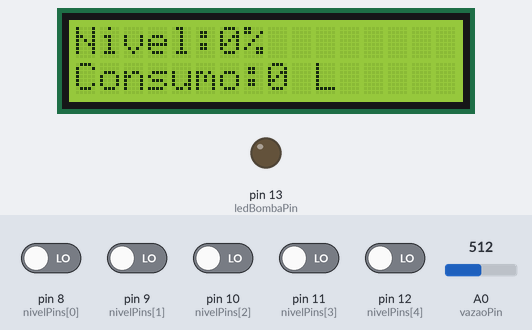
This program was run on a simulated Arduino Uno, built with avr-gcc and run on an emulated ATmega328P. Shown: 16×2 character LCD, output pins drawn as LEDs (lit = HIGH). The inputs (shaded band) are chosen by the test bench; at power-on: pin 8 (nivelPins[0]), pin 9 (nivelPins[1]), pin 10 (nivelPins[2]), pin 11 (nivelPins[3]), pin 12 (nivelPins[4]) LOW, A0 (vazaoPin) = 512. EEPROM starts erased.

Above: at 1.2 s.
1.3 s: pin 9 (nivelPins[1]) driven HIGH
At 2.7 s:
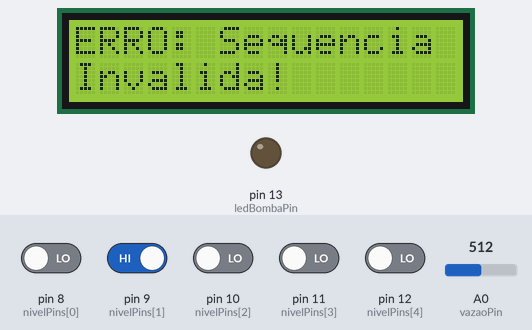
4.4 s: pin 8 (nivelPins[0]) driven HIGH
At 5.1 s:
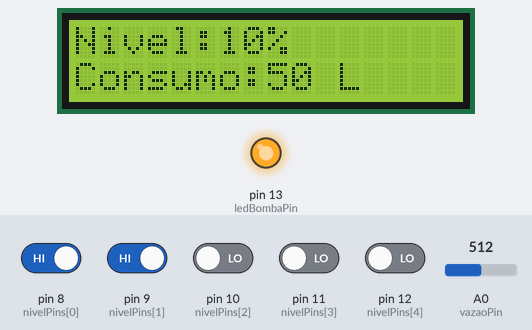
7.5 s: pin 10 (nivelPins[2]) driven HIGH
At 8.4 s:
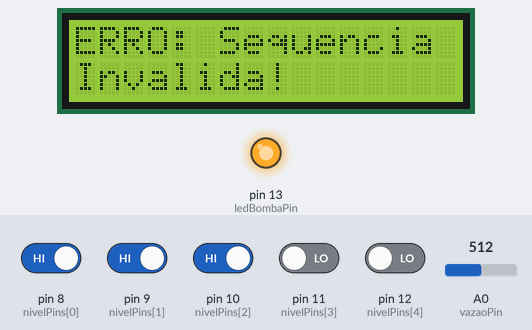
10.6 s: A0 (vazaoPin) set to 490
At 11.4 s:
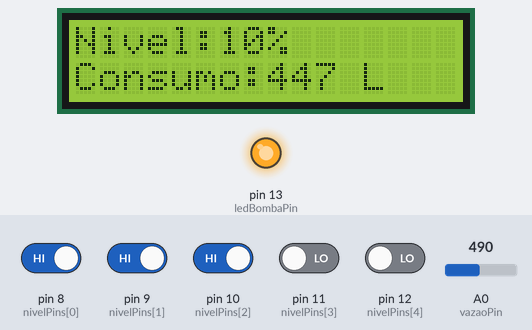
13.0 s: A0 (vazaoPin) set to 510
At 13.5 s:
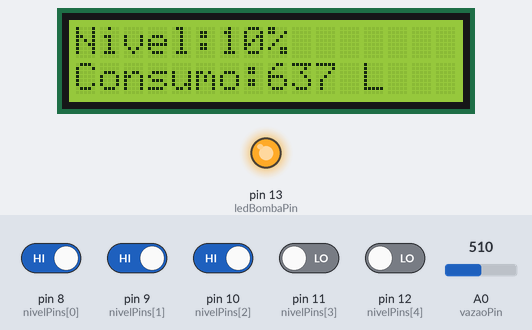
15.1 s: A0 (vazaoPin) set to 381
At 15.6 s:
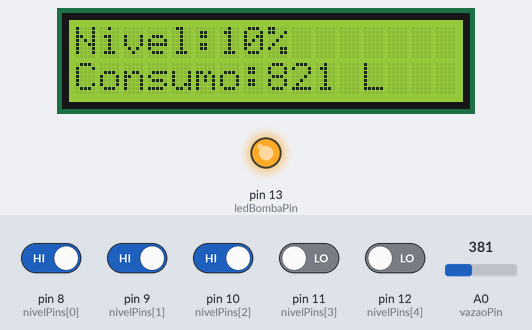
17.2 s: A0 (vazaoPin) set to 351
Timing chart, 0 to 20.2 s (numbered marks = the images above; inputs shaded):
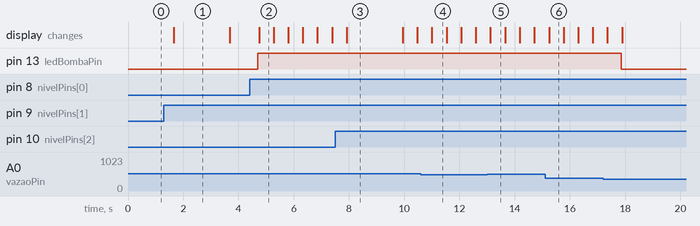

The program:

main.cpp
```cpp
#include <Wire.h>
#include <LiquidCrystal_I2C.h>
#include <EEPROM.h>

LiquidCrystal_I2C lcd(0x27, 16, 2);

int nivelPins[5] = {8, 9, 10, 11, 12};
int vazaoPin = A0;
int ledBombaPin = 13;

long consumo = 0;
bool enchendo = false;
bool esvaziando = false;

int nivelAlvo = 0;

// Variável para a "Detecção de Borda" dos botões
bool estadoAnterior[5] = {LOW, LOW, LOW, LOW, LOW};

// EEPROM endereços e controlo de tempo
int addrConsumo = 0;
int addrNivel = 10;
unsigned long tempoUltimoSave = 0;

void setup() {
  lcd.init();
  lcd.backlight();
  Serial.begin(9600);

  for(int i = 0; i < 5; i++){
    pinMode(nivelPins[i], INPUT);
  }

  pinMode(ledBombaPin, OUTPUT);
  digitalWrite(ledBombaPin, LOW);

  // Recupera dados guardados da memória
  EEPROM.get(addrConsumo, consumo);
  EEPROM.get(addrNivel, nivelAlvo);

  // Trava de segurança: Se a memória estiver corrompida ou virgem de fábrica
  if(consumo < 0 || consumo > 10000 || nivelAlvo < 0 || nivelAlvo > 100){
    consumo = 0;
    nivelAlvo = 0;
  }
}

void loop() {
  int novoNivel = 0;

  // 1. LEITURA DOS BOTÕES (Apenas no clique)
  for(int i = 0; i < 5; i++){
    bool estadoAtual = digitalRead(nivelPins[i]);

    if(estadoAtual == HIGH && estadoAnterior[i] == LOW){
      switch(i + 1){
        case 1: novoNivel = 10; break;
        case 2: novoNivel = 30; break;
        case 3: novoNivel = 50; break;
        case 4: novoNivel = 70; break;
        case 5: novoNivel = 90; break;
      }
    }
    estadoAnterior[i] = estadoAtual;
  }

  // 2. LÓGICA DE DEFINIR ALVO OU PAUSAR
  if(novoNivel > 0){

    // PAUSAR OU RETOMAR O NÍVEL ATUAL
    if(novoNivel == nivelAlvo){
      long metaLitros = nivelAlvo * 100;
      if (consumo < metaLitros) {
        enchendo = !enchendo;
      } else if (consumo > metaLitros) {
        esvaziando = !esvaziando;
      }
    }

    // AVANÇAR DE NÍVEL (Subindo)
    else if(novoNivel > nivelAlvo){

      int nivelAnteriorNecessario = 0;
      switch(novoNivel){
        case 10: nivelAnteriorNecessario = 0; break;
        case 30: nivelAnteriorNecessario = 10; break;
        case 50: nivelAnteriorNecessario = 30; break;
        case 70: nivelAnteriorNecessario = 50; break;
        case 90: nivelAnteriorNecessario = 70; break;
      }

      long litrosNecessarios = nivelAnteriorNecessario * 100;

      if (nivelAlvo == nivelAnteriorNecessario && consumo >= litrosNecessarios) {
        nivelAlvo = novoNivel;
        enchendo = true;
        esvaziando = false;
      } else {
        lcd.clear();
        lcd.setCursor(0,0);
        lcd.print("ERRO: Sequencia");
        lcd.setCursor(0,1);
        lcd.print("Invalida!");
        delay(2000);
        return;
      }
    }

    // RETROCEDER DE NÍVEL (Esvaziando)
    else if(novoNivel < nivelAlvo){

      int nivelAcimaNecessario = 0;
      switch(novoNivel){
        case 70: nivelAcimaNecessario = 90; break;
        case 50: nivelAcimaNecessario = 70; break;
        case 30: nivelAcimaNecessario = 50; break;
        case 10: nivelAcimaNecessario = 30; break;
      }

      long litrosNecessarios = nivelAcimaNecessario * 100;

      if (nivelAlvo == nivelAcimaNecessario && consumo <= litrosNecessarios) {
        nivelAlvo = novoNivel;
        esvaziando = true;
        enchendo = false;
      } else {
        lcd.clear();
        lcd.setCursor(0,0);
        lcd.print("ERRO: Sequencia");
        lcd.setCursor(0,1);
        lcd.print("Invalida!");
        delay(2000);
        return;
      }
    }
  }

  long metaLitros = nivelAlvo * 100;

  // 3. CALCULAR CONSUMO
  if(enchendo){
    int vazao = analogRead(vazaoPin);
    int incremento = map(vazao, 0, 1023, 0, 100);
    consumo += incremento;
  }
  else if (esvaziando){
    int vazao = analogRead(vazaoPin);
    int incremento = map(vazao, 0, 1023, 0, 100);
    consumo -= incremento;
  }

  // Parar ao atingir a meta
  if(enchendo && consumo >= metaLitros){
    enchendo = false;
    consumo = metaLitros;
  }
  if(esvaziando && consumo <= metaLitros){
    esvaziando = false;
    consumo = metaLitros;
  }

  // 4. ATUALIZAR O LED (Bomba)
  //  ALTERADO: O LED só liga se estiver enchendo!
  if(enchendo){
    digitalWrite(ledBombaPin, HIGH);
  } else {
    digitalWrite(ledBombaPin, LOW);
  }

  // 5. GUARDAR NA EEPROM
  //  ALTERADO: O sistema continua salvando na memória mesmo se estiver esvaziando com o LED apagado
  bool sistemaAtivo = (enchendo || esvaziando);

  if (sistemaAtivo && (millis() - tempoUltimoSave >= 500)) {
    EEPROM.put(addrConsumo, consumo);
    EEPROM.put(addrNivel, nivelAlvo);
    tempoUltimoSave = millis();
  }

  static bool estadoAnteriorSistema = false;
  if (estadoAnteriorSistema == true && sistemaAtivo == false) {
    EEPROM.put(addrConsumo, consumo);
    EEPROM.put(addrNivel, nivelAlvo);
    tempoUltimoSave = millis();
  }
  estadoAnteriorSistema = sistemaAtivo;

  // 6. DISPLAY (Tela)
  lcd.clear();

  lcd.setCursor(0,0);
  lcd.print("Nivel:");
  lcd.print(nivelAlvo);
  lcd.print("%");

  lcd.setCursor(0,1);
  lcd.print("Consumo:");
  lcd.print(consumo);
  lcd.print(" L");

  delay(500);
}
```

Measured:
- after the input at 1.3 s, the display: changes after 0.36 s (image 1)
- after the input at 4.4 s, pin 13 (ledBombaPin): LOW → HIGH after 0.30 s; the display: changes after 0.34 s (image 2)
- after the input at 7.5 s, the display: changes after 0.42 s (image 3)
- what the display in image 1 shows lasts 2.0 s, from 1.7 s to 3.7 s
- what the display in image 2 shows lasts 0.6 s, from 4.7 s to 5.3 s
